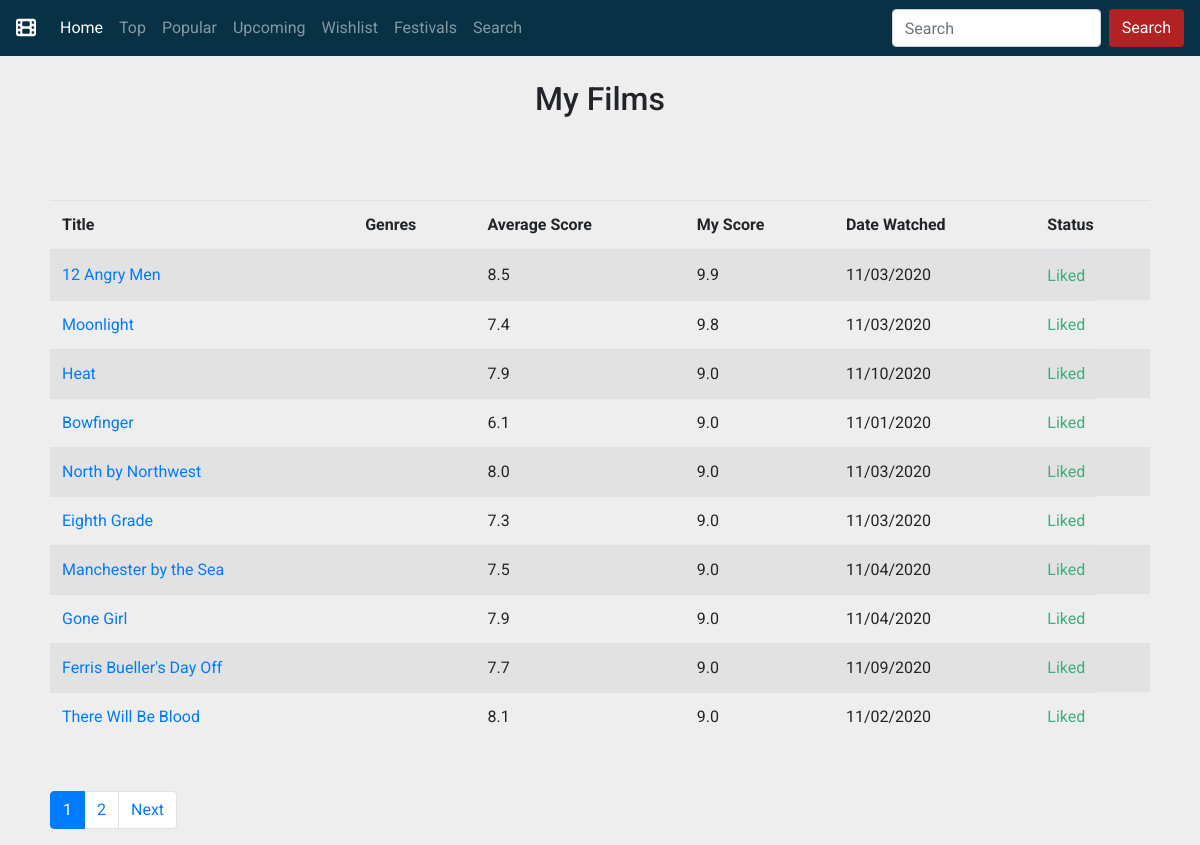
/films/, run on an earlier commit of the app's database.
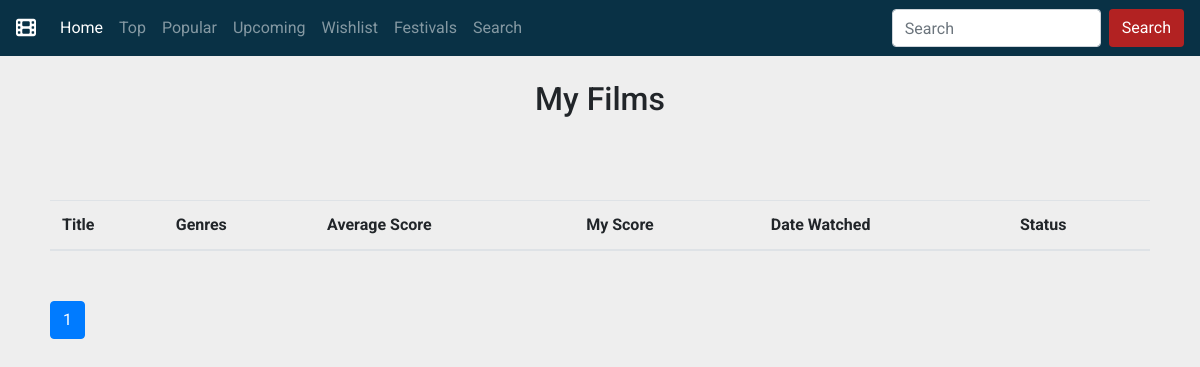
And on a later commit of the database.
### films/models.py (models this page shows, shortened)
class Film(models.Model):
    title = models.CharField(max_length=200)
    original_language = models.CharField(max_length=200)
    overview = models.TextField(null=True)
    movie_db_id = models.IntegerField(null=True)
    release_date = models.DateField(null=True)
    comments = models.CharField(max_length=200, null=True)
    popularity = models.TextField(null=True)
    runtime = models.IntegerField(null=True)
    budget = models.IntegerField(null=True)
    revenue = models.IntegerField(null=True)
    vote_average = models.FloatField(null=True)
    liked = models.BooleanField(null=True)
    added = models.BooleanField(null=True)
    wishlisted = models.BooleanField(null=True)
    score = models.FloatField(null=True)
    review = models.TextField(null=True)
    review_url = models.CharField(max_length=300, null=True)
    critics_pick = models.BooleanField(null=True)
    poster = models.CharField(max_length=200, null=True)
    date_watched = models.DateTimeField('Date Added', null=True)

### films/views.py (the view)
# urls.py: path('', views.index, name='index'),
def index(request):
    films = Film.objects.filter(added=True).order_by('-score')
    film_paginator = Paginator(films, 10)
    page = request.GET.get('page')
    try:
        films = film_paginator.page(page)
    except PageNotAnInteger:
        films = film_paginator.page(1)
    except EmptyPage:
        films = film_paginator.page(film_paginator.num_pages)
    if not page:
        films = film_paginator.page(1)
    return render(request, 'films/index.html', {'films': films})

### films/templates/films/index.html (shortened to what this page needs)
{% include 'films/main.html' %}
<div class="container-fluid">
  <div class="row">
    <div class="col"></div>
    <div class="col text-center">
      <br />
      <h2>My Films</h2>
      <br />
    </div>
    <div class="col"></div>
  </div>
  <div class="row">
    <table class="table table-striped" style="margin: 50px 50px">
      <thead class="thead-info">
        <tr>
          <th scope="col">Title</th>
          <th scope="col">Genres</th>
          <th scope="col">Average Score</th>
          <th scope="col">My Score</th>
          <th scope="col">Date Watched</th>
          <th scope="col">Status</th>
        </tr>
      </thead>
      <tbody>
        {% for row in films %}
        <tr>
          <td>
            <a href="{% url 'films:view' row.movie_db_id %}">{{ row.title }}</a>
          </td>
          <td>{{ row.genres }}</td>
          <td>{{ row.vote_average }}</td>
          <td>{{ row.score }}</td>
          <td>{{ row.date_watched|date:"SHORT_DATE_FORMAT" }}</td>
          <td style="display: inline-block">
            {% if row.liked %}
            <span style="color: #3eaf7c">Liked</span>
            {% endif %}
          </td>
        </tr>
        {% endfor %}
      </tbody>
    </table>
    <div style="margin-left: 50px">
      {% block content %}
      {% include "./pagination.html" with page=films %}
      {% endblock %}
    </div>
  </div>
</div>

What changed in the data, as far as the page shows it:
removed Film: title "12 Angry Men", vote_average "8.5", score "9.9", date_watched "11/03/2020", liked "Liked"
no longer on this page (row edited): Film: title "Moonlight", vote_average "7.4", score "9.8", date_watched "11/03/2020", liked "Liked"
no longer on this page (row edited): Film: title "Heat", vote_average "7.9", score "9.0", date_watched "11/10/2020", liked "Liked"
no longer on this page (row edited): Film: title "Bowfinger", vote_average "6.1", score "9.0", date_watched "11/01/2020", liked "Liked"
no longer on this page (row edited): Film: title "North by Northwest", vote_average "8.0", score "9.0", date_watched "11/03/2020", liked "Liked"
no longer on this page (row edited): Film: title "Eighth Grade", vote_average "7.3", score "9.0", date_watched "11/03/2020", liked "Liked"
no longer on this page (row edited): Film: title "Manchester by the Sea", vote_average "7.5", score "9.0", date_watched "11/04/2020", liked "Liked"
no longer on this page (row edited): Film: title "Gone Girl", vote_average "7.9", score "9.0", date_watched "11/04/2020", liked "Liked"
no longer on this page (row edited): Film: title "Ferris Bueller's Day Off", vote_average "7.7", score "9.0", date_watched "11/09/2020", liked "Liked"
no longer on this page (row edited): Film: title "There Will Be Blood", vote_average "8.1", score "9.0", date_watched "11/02/2020", liked "Liked"
Also different on the page:
list line gone: "2"
text no longer shown: "Next"
